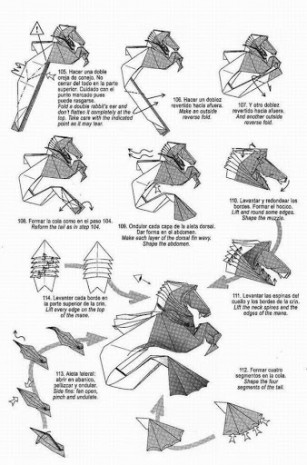
#> input picture PaperPics/Complicated.jpg, 307 x 465 px, given in place of the camera
$ python cvo_sandbox_sid_old.py   (older library calls are emulated)
#> lines starting #> are read from the running program, lines starting #| are printed output that depends on the picture; after the words box and inside, x2 and y2 are one past the last pixel; in counts of white or black regions, pixels touching at a corner belong together
#> further down, frame is the input picture: shape (465, 307, 3); min 10, max 255, mean 224.2
"""Software Design

CV Assisted Origami
Olin College 2017-2018

Mark, Kevin, Sid
"""

import numpy as np
import cv2
from matplotlib import pyplot as plt

"""
def detection(frame):

	MIN_MATCH_COUNT = 10

	img1 = cv2.imread('pattern3.jpg',0)          # queryImage

	img2 = cv2.cvtColor(frame, cv2.COLOR_BGR2GRAY)

	orb = cv2.ORB_create()
	kp1, des1 = orb.detectAndCompute(img1,None)
	kp2, des2 = orb.detectAndCompute(img2,None)
	bf = cv2.BFMatcher()
	matches = bf.knnMatch(des1,des2, k=2)
	#matches = sorted(matches, key = lambda x:x.distance)

	good = []
	for m,n in matches:
	    if m.distance < 0.8*n.distance:
	        good.append([m])

	img3 = cv2.drawMatchesKnn(img1,kp1,img2,kp2,good,None,flags=2)

	return img3
"""
"""
def detection(frame):

	MIN_MATCH_COUNT = 5

	img1 = cv2.imread('checker.jpg',0)          # queryImage

	#img2 = cv2.cvtColor(frame, cv2.COLOR_BGR2GRAY)
	img2 = frame

	orb = cv2.ORB_create()
	kp1, des1 = orb.detectAndCompute(img1,None)
	kp2, des2 = orb.detectAndCompute(img2,None)
	bf = cv2.BFMatcher(cv2.NORM_HAMMING, crossCheck=True)
	matches = bf.match(des1,des2)
	matches = sorted(matches, key = lambda x:x.distance)

	img3 = cv2.drawMatches(img1,kp1,img2,kp2,matches[:MIN_MATCH_COUNT], None, flags=2)


	return img3

def detection(img):
	im = img
	imgc = img

	imgray = cv2.cvtColor(im,cv2.COLOR_BGR2GRAY)
	imhsv = cv2.cvtColor(im,cv2.COLOR_BGR2HSV)

	ret,thresh = cv2.threshold(imgray,127,255,0)

	image, contours, hiers = cv2.findContours(thresh,cv2.RETR_TREE,cv2.CHAIN_APPROX_SIMPLE)
	largest = max(contours, key = cv2.contourArea)

	x,y,w,h = cv2.boundingRect(largest)
	imgc = cv2.drawContours(imgc, largest, -1, (0,255,0), 3)

	cv2.rectangle(imgc,(x,y),(x+w,y+h),(0,0,255),3)
	#mask = cv2.inRange(imhsv, lower_white, upper_white)

	#blur = cv2.GaussianBlur(img,(5,5),0)

	# Set threshold and maxValue
	thresh = 130
	maxValue = 220

	# Basic threshold example
	th, dst = cv2.threshold(img, thresh, maxValue, cv2.THRESH_BINARY);

	return dst
"""


def detection(img):
	# Image preprocessing and thresholding
	imgray = cv2.cvtColor(img,cv2.COLOR_BGR2GRAY)
	thresh = imgray.mean()
#> thresh = 224.2
	maxValue = 195
	th, dst = cv2.threshold(imgray, thresh, maxValue, cv2.THRESH_BINARY);
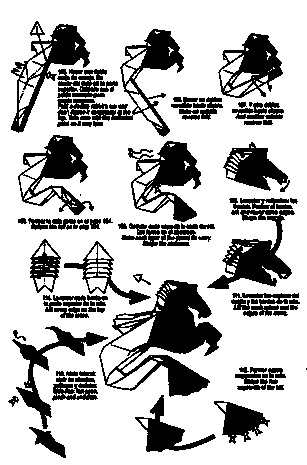
#> dst: shape (465, 307); values 0 (black) and 195 (white), 73.4% white; 90 black regions (5 under 20 px), largest, box (x1, y1, x2, y2) and area: (99, 280, 222, 397) 5850, (128, 141, 201, 222) 2687, (207, 210, 295, 289) 2483
#> th = 224

	# Image contour detection
#> (the run stopped early here; a loop or call above may not have finished)
